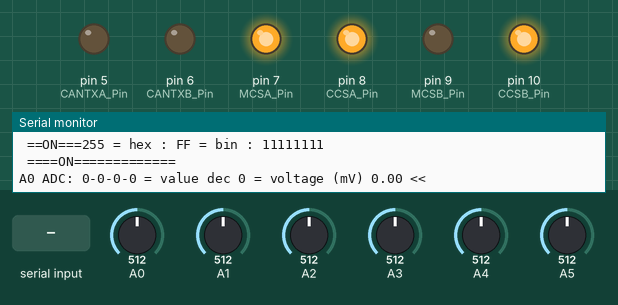
A sketch run on a simulated Arduino Uno, built with avr-gcc and run on an emulated ATmega328P. Shown: output pins drawn as LEDs (lit = HIGH), the last lines printed to the serial monitor. The test bench sets the inputs (shaded band); at power-on: A0 = 512, A1 = 512, A2 = 512, A3 = 512, A4 = 512, A5 = 512.

Above: at 1.03 s.
1.3 s: A0 set to 11
At 4.5 s:
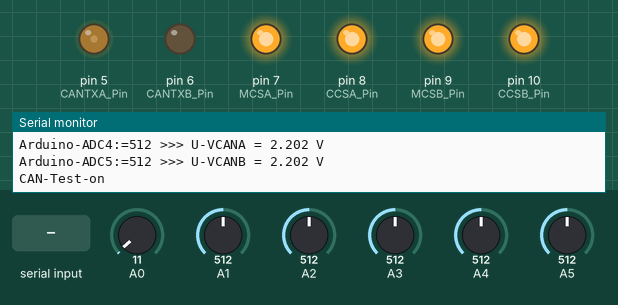
4.8 s: A0 set to 8
At 5.7 s:
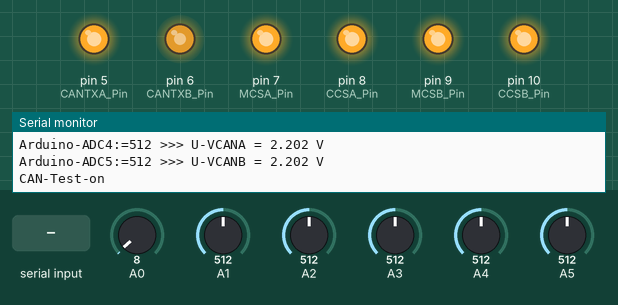
8.3 s: byte 30 received over Serial
At 11.4 s:
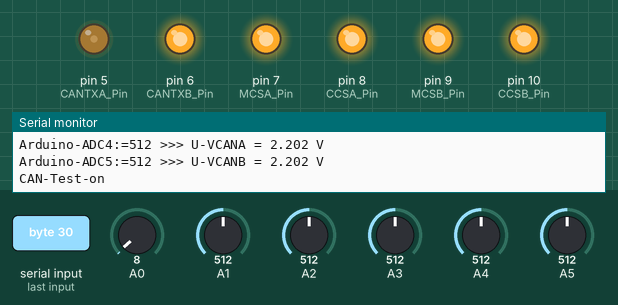
18.9 s: byte 90 received over Serial
23.2 s: byte 120 received over Serial
Timing chart, 0 to 31.2 s (numbered marks = the images above; inputs shaded):
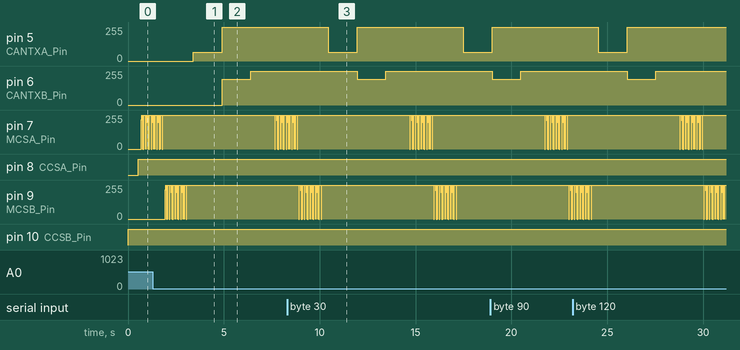

The sketch:

sketch_jun12a_CICtest_0623.ino
```cpp
// include the SPI library:
#include <SPI.h>
#include <math.h>

// Version 30.6.2022  mod. 13.4.2023
// NEU 12.6.23 für CIC0623 mit 8-Bit-Register für Enable und 3 Bit Voltage-Set (jeweils mit Doppelbit)


// set pin 10 as the slave select for the digital pot:
const int CANRXA_Pin = 3;  // receiving CAN data
const int CANRXB_Pin = 4;
const int CANTXA_Pin = 5;   // sending CAN data
const int CANTXB_Pin = 6;
const int MCSA_Pin =  7;    // chip select monitor A = ADC
const int CCSA_Pin =  8;    // chip select control A = power enable register
const int MCSB_Pin =  9;    // chip select monitor B = ADC
const int CCSB_Pin = 10;    // chip select control B = power enable register
// MOSI = Slave DIN = 11    // handled by SPI....-commands
// MISO = Slave DOUT = 12
// SCK  = Master-Clock = 13

byte powerset = 255;

void setup() {


analogReference(INTERNAL);
//type =  (DEFAULT, INTERNAL, INTERNAL1V1, INTERNAL2V56, or EXTERNAL).


  // set the slaveSelectPin as an output:
  pinMode(MCSA_Pin, OUTPUT);
  pinMode(CCSA_Pin, OUTPUT);
  pinMode(MCSB_Pin, OUTPUT);
  pinMode(CCSB_Pin, OUTPUT);

  // initialize SPI:
  SPI.begin();
  SPI.beginTransaction(SPISettings(10000, MSBFIRST, SPI_MODE0));

 // Send "CAN-Signal", approx. 980 Hz, duty cycle 0..100 % = value 0..255
// analogWrite(5, 112);
//   analogWrite(6, 144);

  // to do/replace:
  // send CAN TXA and TXB
  // using digitalWrite(CANTXA_Pin, HIGH); and (CANTXA_Pin, LOW);
  // check the RXA and RXB
  // using  digitalRead(CANRXA_Pin); digitalRead(CANRXB_Pin);

  Serial.begin(9600);

}

/*
Description
SPI transfer is based on a simultaneous send and receive:
the received data is returned in receivedVal
(or receivedVal16).
In case of buffer transfers the received data
is stored in the buffer in-place
(the old data is replaced with the data received).

Syntax
receivedVal = SPI.transfer(val)
receivedVal16 = SPI.transfer16(val16)
SPI.transfer(buffer, size)

Parameters
val: the byte to send out over the bus
val16: the two bytes variable to send out over the bus
buffer: the array of data to be transferred
 *
 *CS:
 With most SPI devices, after SPI.beginTransaction(),
 you will write the slave select pin LOW,
 call SPI.transfer() any number of times to transfer data,
 then write the SS pin HIGH,
 and finally call SPI.endTransaction().
 *
 // take the SS pin low to select the chip:
  digitalWrite(slaveSelectPin, LOW);
 *
 */

// MCP23S17 is the OLDER Type of power enable register
void SET_POWER23S17(int side, int state) {
    int CCS_Pin;
  if (side == 1) CCS_Pin = CCSA_Pin;
  if (side == 2) CCS_Pin = CCSB_Pin;
digitalWrite(CCS_Pin, LOW);
delay(1); // Delay in Millisec
SPI.transfer(0x40);  // slave adress write  MCP23S17
delay(1);
SPI.transfer(0x00); // reg = IODIRA
delay(1);
SPI.transfer(0x00); // set IODIRA , 1 = inputs / 0 = outputs
delay(1);
digitalWrite(CCS_Pin, HIGH);
 delay(4);
digitalWrite(CCS_Pin, LOW);
delay(1); // Delay in Millisec
SPI.transfer(0x40);  // slave adress write  MCP23S17
delay(1);
SPI.transfer(0x12); // GPIOA
delay(1);
SPI.transfer(state); // set GPIOA
delay(1);
digitalWrite(CCS_Pin, HIGH);
}

// MCP23S08 is the NEW Type of power enable register
void SET_POWER23S08(int side, int state) {
    int CCS_Pin;
  if (side == 1) CCS_Pin = CCSA_Pin;
  if (side == 2) CCS_Pin = CCSB_Pin;
digitalWrite(CCS_Pin, LOW);
delay(1); // Delay in Millisec
SPI.transfer(0x40);  // slave adress write  MCP23S17
delay(1);
SPI.transfer(0x00); // reg = IODIRA
delay(1);
SPI.transfer(0x00); // set IODIRA , 1 = inputs / 0 = outputs
delay(1);
digitalWrite(CCS_Pin, HIGH);
 delay(4);
digitalWrite(CCS_Pin, LOW);
delay(1); // Delay in Millisec
SPI.transfer(0x40);  // slave adress write  MCP23S17
delay(1);
SPI.transfer(0x09); // GPIOA 12 bei 23S17, GPIO 09 bei 23S08
delay(1);
SPI.transfer(state); // set GPIO(A)
delay(1);
digitalWrite(CCS_Pin, HIGH);
}

//--------- ADC is CS5525-ARZ, has 4 channels 16 Bit
// already used at CERN, radiation tolerant qualified (ELMB2)
// readout is a bit complex ...

void ADCRW(int side, int channel) {
// ADC-Init  15 Bytes FF, 1 Byte FE
   int MCS_Pin, channelbyte;
   int i, byte1, byte2, byte3, byte4, byte5, byte6;
   long ADC_value, current_ma;
   float ADC_voltage, R_NTC, temperature;
   if (side == 1) MCS_Pin = MCSA_Pin;
   if (side == 2) MCS_Pin = MCSB_Pin;
 digitalWrite(MCS_Pin, LOW);
    for (i=1; i<16; i++) {
      SPI.transfer(0xff);
      delay(1);
      }
    SPI.transfer(0xfe);
    delay(1);
// ADC-Reset
   SPI.transfer(0x03);
   SPI.transfer(0x00);
   SPI.transfer(0x00);
   SPI.transfer(0x80);
     delay(1);
  digitalWrite(MCS_Pin, HIGH);
  delay(1);
  digitalWrite(MCS_Pin, LOW);
  delay(1);
   SPI.transfer(0x03);
   SPI.transfer(0x00);
   SPI.transfer(0x00);
   SPI.transfer(0x00);
  delay(1);
  digitalWrite(MCS_Pin, HIGH);
  delay(1);
  digitalWrite(MCS_Pin, LOW);
 byte1 =  SPI.transfer(0x0b);
 byte2 =  SPI.transfer(0x00);
 byte3 =  SPI.transfer(0x00);
 byte4 =  SPI.transfer(0x00);
//Serial.print(byte4 , HEX);
//Serial.print(" - ");   // sollte 0x40 sein
  digitalWrite(MCS_Pin, HIGH);
  delay(1);
  digitalWrite(MCS_Pin, LOW);
 byte1 =  SPI.transfer(0x0b);
 byte2 =  SPI.transfer(0x00);
 byte3 =  SPI.transfer(0x00);
 byte4 =  SPI.transfer(0x00);
//Serial.print(byte4 , HEX);
//Serial.println(" << Reset soll 40 - 0"); // sollte 0x00 sein
  digitalWrite(MCS_Pin, HIGH);
  delay(1);

// ADC-configuration
  digitalWrite(MCS_Pin, LOW);
   SPI.transfer(0x03);
   SPI.transfer(0x00);
   SPI.transfer(0x30);   // number of CSRs
   SPI.transfer(0x00);
  delay(1);
   digitalWrite(MCS_Pin, HIGH);

 digitalWrite(MCS_Pin, LOW);   // readback for control
   SPI.transfer(0x0b);
   byte1 = SPI.transfer(0x00);
   byte2 = SPI.transfer(0x00);
   byte3 = SPI.transfer(0x00);
  delay(1);
   digitalWrite(MCS_Pin, HIGH);
//Serial.print(byte1 , HEX); Serial.print("-");
//Serial.print(byte2 , HEX); Serial.print("-");
//Serial.print(byte3 , HEX);
//Serial.println(" <<  Config read");

  delay(2);
   digitalWrite(MCS_Pin, LOW);
   SPI.transfer(0x05);
   SPI.transfer(0x02);
   SPI.transfer(0xb0);
   SPI.transfer(0xab);
   SPI.transfer(0x12);
   SPI.transfer(0xb1);
   SPI.transfer(0xab);   //  ab statt a9 für 2,5 V statt 5,0 V range in ch 3
  delay(1);
   digitalWrite(MCS_Pin, HIGH);
  delay(2);

 digitalWrite(MCS_Pin, LOW);   // readback for control
           SPI.transfer(0x0d);
   byte1 = SPI.transfer(0x00);
   byte2 = SPI.transfer(0x00);
   byte3 = SPI.transfer(0x00);
   byte4 = SPI.transfer(0x00);
   byte5 = SPI.transfer(0x00);
   byte6 = SPI.transfer(0x00);
  delay(1);
   digitalWrite(MCS_Pin, HIGH);
//Serial.print(byte1 , HEX); Serial.print("-");
//Serial.print(byte2 , HEX); Serial.print("-");
//Serial.print(byte3 , HEX); Serial.print("-");
//Serial.print(byte4 , HEX); Serial.print("-");
//Serial.print(byte5 , HEX); Serial.print("-");
//Serial.print(byte6 , HEX);
//Serial.println(" <<  CSRs read");

delay(100);

// ADC-calibration

// ADC-channel  // offset cal.
   digitalWrite(MCS_Pin, LOW);
   delay(10);
   channelbyte = (channel * 8) ;
   channelbyte = channelbyte | 0x81 ;
//Serial.print(channelbyte , HEX); Serial.print(": ");
          SPI.transfer(channelbyte);
   digitalWrite(MCS_Pin, HIGH);
   delay(10);

// ADC-channel  // gain cal.
   digitalWrite(MCS_Pin, LOW);
   delay(10);
   channelbyte = (channel * 8) ;
   channelbyte = channelbyte | 0x82 ;
//Serial.print(channelbyte , HEX); Serial.print(": ");
          SPI.transfer(channelbyte);
   digitalWrite(MCS_Pin, HIGH);
   delay(10);


// ADC-channel-read
   digitalWrite(MCS_Pin, LOW);
   delay(10);
   channelbyte = (channel * 8) ;
   channelbyte = channelbyte | 0x80 ;
//Serial.print(channelbyte , HEX); Serial.print(": ");
          SPI.transfer(channelbyte);
 byte1 =  SPI.transfer(0x00);
 byte2 =  SPI.transfer(0x00);
 byte3 =  SPI.transfer(0x00);
 byte4 =  SPI.transfer(0x00);
//Serial.print(byte1 , HEX); Serial.print("-");
//Serial.print(byte2 , HEX); Serial.print("-");
//Serial.print(byte3 , HEX); Serial.print("-");
//Serial.print(byte4 , HEX);

//Serial.println(" << read ch (lastbyte)");
 delay(1);
   digitalWrite(MCS_Pin, HIGH);
 delay(100);

   digitalWrite(MCS_Pin, LOW);
          SPI.transfer(channelbyte);
 byte1 =  SPI.transfer(0x00);
 byte2 =  SPI.transfer(0x00);
 byte3 =  SPI.transfer(0x00);
 byte4 =  SPI.transfer(0x00);
   if (side == 1) Serial.print("A");
   if (side == 2) Serial.print("B");
 Serial.print(channel); Serial.print(" ADC: ");
Serial.print(byte1 , HEX); Serial.print("-");
Serial.print(byte2 , HEX); Serial.print("-");
Serial.print(byte3 , HEX); Serial.print("-");
Serial.print(byte4 , HEX);
Serial.print( " = value dec ");
ADC_value = (256L * byte2) + byte3;
Serial.print(ADC_value, DEC);
ADC_voltage = ADC_value ;
ADC_voltage = ADC_voltage / 65535 ;
ADC_voltage = ADC_voltage * 2.5 ;
// ch0 .. ch2 are via voltage divider 1/2, so multiply by 2
if (channel <3){
  ADC_voltage = ADC_voltage * 2 ;
  }
Serial.print( " = voltage (mV) ");
Serial.print(ADC_voltage * 1000, 2);
if (channel == 1) {
  current_ma = 1000 * ADC_voltage;
Serial.print( " = current/mA  ");
Serial.print(current_ma, DEC);
  }

if (channel == 3) {   // NTC voltage  to temperature
R_NTC = 10000.0 / ( (2.5 / ADC_voltage) - 1 );
Serial.println(" > ");
Serial.print(" R-NTC (Ohm) ");
Serial.print(R_NTC);

temperature = (1/((   ( log(R_NTC/10000) / 3435) ) + (1/298.15) ))-273.15;
Serial.print("  >>   T(C): ");
Serial.println(temperature,2);

/*
temperature =  log (R_NTC)   ;
Serial.print("log R ");
Serial.println(temperature,8);

temperature =  temperature - 9.2103;  // - ln 10000.0   ;
Serial.print(" ln(R/10k) ");
Serial.println(temperature,8);

temperature = temperature/3435   ;
Serial.print(" ln/3435 ");
Serial.println(temperature,8);

temperature = temperature + (1/298.15);
Serial.print(" ln/3435 + 1/T0 ");
Serial.println(temperature,8);

temperature = 1 / temperature ;
Serial.print(" 1/ ...  = K ");
Serial.println(temperature,8);

temperature = temperature -273.15  ;
Serial.print(" NTC-Temp (C) ");
Serial.println(temperature);
*/
}

Serial.println(" << ");
 delay(1);
   digitalWrite(MCS_Pin, HIGH);
 delay(1);


 }

// %%%%%%%%%%%%%%%%%%%% MAIN LOOP  %%%%%%%%%%%%%%%%%%%%%%%%%%

void loop() {

  word Ard_ADC0,Ard_ADC1,Ard_ADC2,Ard_ADC3,Ard_ADC4,Ard_ADC5;
 float fArd_ADC0,fArd_ADC1,fArd_ADC2,fArd_ADC3,fArd_ADC4,fArd_ADC5;
 byte inbyte;

  // put your main code here, to run repeatedly:

            // send data only when you receive data:
        if (Serial.available() > 0) {
                // read the incoming byte:
                inbyte = Serial.read();

                // say what you got:
                Serial.print("received deci: ");
                Serial.print(inbyte, DEC);
                Serial.print(" = hex : ");
                Serial.print(inbyte, HEX);
                Serial.print(" = bin : ");
                Serial.println(inbyte, BIN);

                           powerset = inbyte;
        }


//----------- POWER ON ---------------
//byte powerset in setup auf 255 default

SET_POWER23S08(2,powerset);  // 23S17 alt
delay(500);
SET_POWER23S08(1,powerset);
delay(100);

Serial.print(" ==ON===");
  Serial.print(powerset, DEC);
  Serial.print(" = hex : ");
  Serial.print(powerset, HEX);
  Serial.print(" = bin : ");
  Serial.println(powerset, BIN);
Serial.println(" ====ON============= ");


// -------- read and print all ADC channel values ------

ADCRW(1,0);
ADCRW(1,1);
ADCRW(1,2);
ADCRW(1,3);
Serial.println(" --------------------------- ");
delay(20);
ADCRW(2,0);
ADCRW(2,1);
ADCRW(2,2);
ADCRW(2,3);
delay(100);
//SET_POWER23S17(2,0);  // 23S17 alt
// delay(200 );

Serial.println(" --------------------------- ");

// --------------- Arduino-ADCS -----------
// see init-routine for ref-voltage setting
// internal (=1,1 Volt ATMEL-intern) may be the most stable

// for measuring:
// A0 = I * 1 Ohm, I is the CIC main power supply current
// A1 = U / 20  , U is the CIC main power supply voltage
// (to be precise: U = A1*20 - A0, because of the voltage drop A0
// A2 = I * 1 Ohm (10 Ohm?), I is the digital coupler power supply current
// A3 = U / 10  , U is the digital coupler power supply voltage
// A4 = foreseen for VCANA (need voltage divider)
// A5 = foreseen for VCANB (need voltage divider)
// VCANA und VCANB are also measured by the two ADCs on the CIC cards

// syntax:  val = analogRead(analogPin);    // read the input pin

Ard_ADC0 = analogRead(0);
delay(2);
//It takes about 100 microseconds (0.0001 s)
// to read an analog input. Delay needed???
Ard_ADC1 = analogRead(1);
delay(2);
Ard_ADC2 = analogRead(2);
delay(2);
Ard_ADC3 = analogRead(3);
delay(2);
// KORREKTUR 4 <> 5  (Dreher im Layout des Adapters?)
Ard_ADC4 = analogRead(5);
delay(2);
Ard_ADC5 = analogRead(4);


Serial.print("Arduino-ADC0 =");
Serial.print(Ard_ADC0, DEC);
Serial.print(" >>> I-CIC-PSU = ");
fArd_ADC0 = Ard_ADC0/1023.0; // from counts to ADC-factor
fArd_ADC0 = fArd_ADC0 *1100.0;  // from ADC-factor to Millivolt/Milliampere
Serial.print(fArd_ADC0, 2);
Serial.println(" mA");

Serial.print("Arduino-ADC1 =");
Serial.print(Ard_ADC1, DEC);
Serial.print(" >>> U-CIC-PSU = ");
fArd_ADC1 = Ard_ADC1/1023.0; // from counts to ADC-factor
fArd_ADC1 = fArd_ADC1 *1.1;  // from ADC-factor to Volt
fArd_ADC1 = fArd_ADC1 *20;  // voltage divider factor
Serial.print(fArd_ADC1, 3);
Serial.println(" V");


Serial.print("Arduino-ADC2 =");
Serial.print(Ard_ADC2, DEC);
Serial.print(" >>> I-DCoupl = ");
fArd_ADC2 = Ard_ADC2/1023.0; // from counts to ADC-factor
fArd_ADC2 = fArd_ADC2 *1100.0;  // from ADC-factor to Millivolt/Milliampere
// check: R = 1 Ohm or 10 Ohm??? If 10 Ohm then div by 10
Serial.print(fArd_ADC2, 2);
Serial.println(" mA");


Serial.print("Arduino-ADC3 =");
Serial.print(Ard_ADC3, DEC);
Serial.print(" >>> U-DCoupl = ");
fArd_ADC3 = Ard_ADC3/1023.0; // from counts to ADC-factor
fArd_ADC3 = fArd_ADC3 *1.1;  // from ADC-factor to Volt
fArd_ADC3 = fArd_ADC3 *10;  // voltage divider factor
Serial.print(fArd_ADC3, 3);
Serial.println(" V");


Serial.print("Arduino-ADC4:=");
Serial.print(Ard_ADC4, DEC);
Serial.print(" >>> U-VCANA = ");
fArd_ADC4 = Ard_ADC4/1023.0; // from counts to ADC-factor
fArd_ADC4 = fArd_ADC4 *1.1;  // from ADC-factor to Volt
fArd_ADC4 = fArd_ADC4 *4;  // voltage divider factor 4 <<<<
Serial.print(fArd_ADC4, 3);
Serial.println(" V");

Serial.print("Arduino-ADC5:=");
Serial.print(Ard_ADC5, DEC);
Serial.print(" >>> U-VCANB = ");
fArd_ADC5 = Ard_ADC5/1023.0; // from counts to ADC-factor
fArd_ADC5 = fArd_ADC5 *1.1;  // from ADC-factor to Volt
fArd_ADC5 = fArd_ADC5 *4;  // voltage divider factor 4 <<<
Serial.print(fArd_ADC5, 3);
Serial.println(" V");

Serial.println("CAN-Test-on");

/*
   for (int i=0; i <= 255; i++){
      analogWrite(5, i);
      delay(5);
   }
*/
analogWrite(5, 64);
delay(1500);
analogWrite(5, 255);
/*
 // Send "CAN-Signal", approx. 980 Hz, duty cycle 0..100 % = value 0..255
delay(500);
   for (int i=255; i >= 10; i--){
      analogWrite(6, i);
      delay(5);
   }
   */
//
analogWrite(6, 192);
delay(1500);
analogWrite(6, 255);

Serial.println("CAN-Test-off");
/*
delay(500);
*/
//
//


//-----------------------POWER OFF -------------

SET_POWER23S08(2,0);
delay(400 );
SET_POWER23S08(1,0);
delay(200);
Serial.println(" ====OFF============= ");


}
```

Measured:
- the behaviour switches between 10 and 9 on A0 (found by bisection; images 1 and 2)
